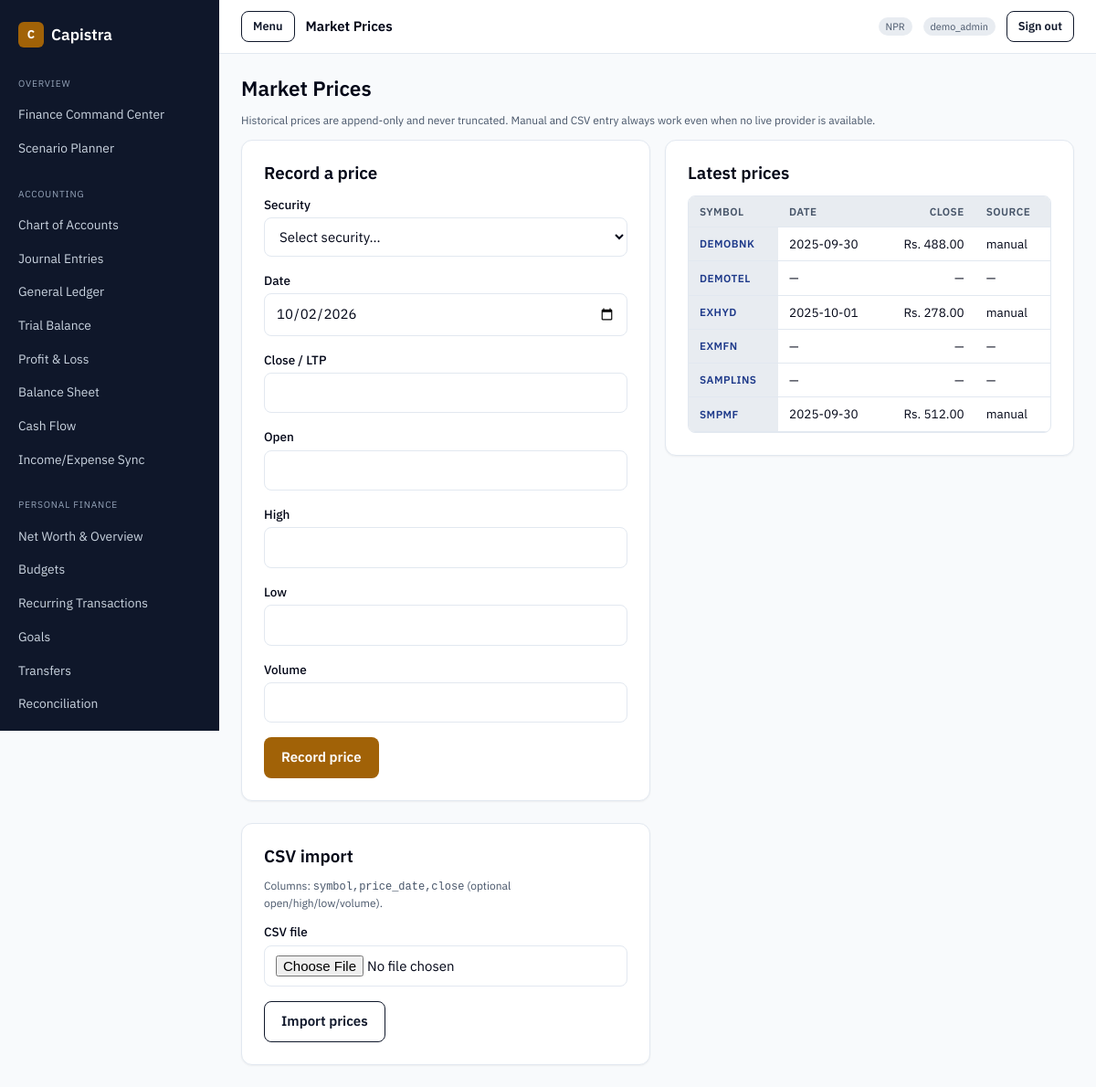
The app's page /admin/investment/prices.php (signed in) with its own data.
### tables this page shows
CREATE TABLE `securities` (
  `id` int(11) NOT NULL AUTO_INCREMENT,
  `exchange_id` int(11) NOT NULL,
  `sector_id` int(11) DEFAULT NULL,
  `symbol` varchar(30) NOT NULL,
  `company_name` varchar(255) NOT NULL,
  `security_type` enum('equity','mutual_fund','debenture','preference','other') NOT NULL DEFAULT 'equity',
  `face_value` decimal(12,2) DEFAULT NULL,
  `listing_status` enum('unverified','listed','suspended','delisted') NOT NULL DEFAULT 'unverified',
  `listing_date` date DEFAULT NULL,
  `delisted_date` date DEFAULT NULL,
  `market_data_symbol` varchar(30) DEFAULT NULL,
  `notes` text DEFAULT NULL,
  `is_active` tinyint(1) NOT NULL DEFAULT 1,
  `created_at` timestamp NOT NULL DEFAULT current_timestamp(),
  `updated_at` timestamp NOT NULL DEFAULT current_timestamp() ON UPDATE current_timestamp(),
  PRIMARY KEY (`id`),
  UNIQUE KEY `uq_security_symbol` (`exchange_id`, `symbol`),
  KEY `idx_security_sector` (`sector_id`),
  KEY `idx_security_status` (`listing_status`),
  CONSTRAINT `fk_security_exchange` FOREIGN KEY (`exchange_id`)
    REFERENCES `market_exchanges` (`id`) ON DELETE CASCADE,
  CONSTRAINT `fk_security_sector` FOREIGN KEY (`sector_id`)
    REFERENCES `market_sectors` (`id`) ON DELETE SET NULL
);

CREATE TABLE `security_prices` (
  `id` int(11) NOT NULL AUTO_INCREMENT,
  `security_id` int(11) NOT NULL,
  `price_date` date NOT NULL,
  `open` decimal(12,2) DEFAULT NULL,
  `high` decimal(12,2) DEFAULT NULL,
  `low` decimal(12,2) DEFAULT NULL,
  `close` decimal(12,2) NOT NULL,
  `volume` bigint(20) DEFAULT NULL,
  `source` varchar(40) NOT NULL DEFAULT 'manual',
  `fetched_at` datetime NOT NULL,
  PRIMARY KEY (`id`),
  UNIQUE KEY `uq_security_price` (`security_id`, `price_date`, `source`),
  KEY `idx_security_price_date` (`price_date`),
  CONSTRAINT `fk_security_price_security` FOREIGN KEY (`security_id`)
    REFERENCES `securities` (`id`) ON DELETE CASCADE
);

### accounting/lib/auth.php (called while the page is built, shortened)
<?php
require_once dirname(__DIR__, 2) . '/config/app.php';
if (!function_exists('e')) {
    function e(?string $value): string
    {
        return htmlspecialchars((string) $value, ENT_QUOTES, 'UTF-8');
    }
}

### lib/nepse.php (called while the page is built, shortened)
<?php
require_once dirname(__DIR__) . '/config/settings.php';
if (!function_exists('capistra_securities')) {
    function capistra_securities(array $filter = []): array
    {
        $sql = 'SELECT s.*, e.code AS exchange_code, e.name AS exchange_name,
                       sec.name AS sector_name, sec.slug AS sector_slug
                FROM securities s
                JOIN market_exchanges e ON e.id = s.exchange_id
                LEFT JOIN market_sectors sec ON sec.id = s.sector_id';
        $where = [];
        $params = [];
        if (!empty($filter['active_only'])) {
            $where[] = 's.is_active = 1';
        }
        if ($where !== []) {
            $sql .= ' WHERE ' . implode(' AND ', $where);
        }
        $sql .= ' ORDER BY s.symbol';
        $stmt = capistra_pdo()->prepare($sql);
        $stmt->execute($params);
        return $stmt->fetchAll();
    }
}
if (!function_exists('capistra_latest_price')) {
    function capistra_latest_price(int $securityId, ?string $asOf = null): ?array
    {
        $sql = 'SELECT * FROM security_prices WHERE security_id = :sid';
        $params = [':sid' => $securityId];
        $sql .= ' ORDER BY price_date DESC, id DESC LIMIT 1';
        $stmt = capistra_pdo()->prepare($sql);
        $stmt->execute($params);
        $row = $stmt->fetch();
        return $row ?: null;
    }
}

### config/app.php (called while the page is built, shortened)
<?php
if (!function_exists('capistra_pdo')) {
    function capistra_pdo(): PDO
    {
        static $pdo = null;
        if ($pdo instanceof PDO) {
            return $pdo;
        }
        $dsn = sprintf('mysql:host=%s;port=%s;dbname=%s;charset=%s', DB_HOST, DB_PORT, DB_NAME, DB_CHARSET);
        $pdo = new PDO($dsn, DB_USER, DB_PASSWORD, [
            PDO::ATTR_ERRMODE            => PDO::ERRMODE_EXCEPTION,
            PDO::ATTR_DEFAULT_FETCH_MODE => PDO::FETCH_ASSOC,
            PDO::ATTR_EMULATE_PREPARES   => false,
        ]);
        return $pdo;
    }
}

### config/settings.php (called while the page is built, shortened)
<?php
require_once __DIR__ . '/app.php';
if (!function_exists('capistra_setting_defaults')) {
    function capistra_setting_defaults(): array
    {
        return [
            'display_name'            => APP_NAME,
            'company_name'            => APP_NAME,
            'company_address'         => '',
            'company_tax_id'          => '',
            'financial_profile_mode'  => 'personal',
            'base_currency'           => APP_BASE_CURRENCY,
            'currency_symbol_style'   => 'prefix',
            'number_grouping'         => 'international',
            'decimal_precision'       => '2',
            'timezone'                => 'Asia/Kathmandu',
            'date_format'             => 'Y-m-d',
            'date_display_mode'       => 'AD',
            'fiscal_year_start'       => '07-01',
            'default_reporting_period'=> 'fiscal_year',
            'dashboard_landing'       => 'accounting/index.php',
            'theme'                   => 'light',
            'density'                 => 'comfortable',
            'low_cash_threshold'      => '0',
            'portfolio_concentration_limit' => '35',
            'nepse_country'           => 'Nepal',
            'nepse_currency'          => 'NPR',
            'market_data_source'      => 'manual',
        ];
    }
}
if (!function_exists('capistra_settings')) {
    function capistra_settings(bool $refresh = false): array
    {
        static $cache = null;
        if ($cache !== null && !$refresh) {
            return $cache;
        }
        $cache = capistra_setting_defaults();
        try {
            $pdo = capistra_pdo();
            $rows = $pdo->query('SELECT setting_key, setting_value FROM app_settings')->fetchAll();
            foreach ($rows as $row) {
                $key = (string) $row['setting_key'];
                $cache[$key] = (string) ($row['setting_value'] ?? '');
            }
        } catch (Throwable $e) {
            error_log('capistra_settings: ' . $e->getMessage());
        }
        return $cache;
    }
}
if (!function_exists('capistra_setting')) {
    function capistra_setting(string $key, ?string $default = null): ?string
    {
        $all = capistra_settings();
        if (array_key_exists($key, $all) && $all[$key] !== '') {
            return $all[$key];
        }
        return $default ?? ($all[$key] ?? null);
    }
}
if (!function_exists('capistra_setting_int')) {
    function capistra_setting_int(string $key, int $default = 0): int
    {
        $value = capistra_setting($key, (string) $default);
        return is_numeric($value) ? (int) $value : $default;
    }
}
if (!function_exists('capistra_base_currency')) {
    function capistra_base_currency(): string
    {
        $value = capistra_setting('base_currency', null);
        return strtoupper(trim($value));
    }
}
if (!function_exists('capistra_currency_symbol')) {
    function capistra_currency_symbol(string $code): string
    {
        return match (strtoupper($code)) {
            'NPR'   => 'Rs.',
            'USD'   => '$',
            'EUR'   => '€',
            'GBP'   => '£',
            'INR'   => '₹',
            'AUD'   => 'A$',
            'CAD'   => 'C$',
            'JPY'   => '¥',
            'CNY'   => '¥',
            default => strtoupper($code),
        };
    }
}
if (!function_exists('capistra_money')) {
    function capistra_money(float|int|string $amount, ?string $code = null): string
    {
        $code     = strtoupper($code ?? capistra_base_currency());
        $decimals = max(0, min(4, capistra_setting_int('decimal_precision', 2)));
        $grouping = (string) capistra_setting('number_grouping', 'international');
        if ($grouping === 'south_asian') {
            $formatted = capistra_format_south_asian((float) $amount, $decimals);
        } else {
            $formatted = number_format((float) $amount, $decimals, '.', ',');
        }
        $symbol = capistra_currency_symbol($code);
        return $symbol . ' ' . $formatted;
    }
}

### config/features.php (called while the page is built, shortened)
<?php
require_once __DIR__ . '/settings.php';
if (!function_exists('capistra_profile_mode')) {
    function capistra_profile_mode(): string
    {
        $mode = strtolower((string) capistra_setting('financial_profile_mode', 'personal'));
        return in_array($mode, ['personal', 'business', 'hybrid'], true) ? $mode : 'personal';
    }
}
if (!function_exists('capistra_feature_default')) {
    function capistra_feature_default(string $key): bool
    {
        $registry = capistra_feature_registry();
        $def = $registry[$key];
        return match (capistra_profile_mode()) {
            'business' => (bool) $def['business'],
            'hybrid'   => (bool) ($def['personal'] || $def['business']),
            default    => (bool) $def['personal'],
        };
    }
}
if (!function_exists('capistra_feature_enabled')) {
    function capistra_feature_enabled(string $key): bool
    {
        $stored = capistra_setting('enable_' . $key, null);
        return capistra_feature_default($key);
    }
}
if (!function_exists('capistra_guard_module')) {
    function capistra_guard_module(string $key): void
    {
        if (capistra_feature_enabled($key)) {
            return;
        }
        exit;
    }
}

### admin/investment/prices.php (the view, shortened to what this page needs)
<?php
capistra_guard_module('market_data');
$securities = capistra_securities(['active_only' => true]);
$latest = [];
foreach (array_slice($securities, 0, 50) as $s) {
    $latest[(int) $s['id']] = capistra_latest_price((int) $s['id']);
}
?>
<h1>Market Prices</h1>
<p class="hint">Historical prices are append-only and never truncated. Manual and CSV entry always work even when no live provider is available.</p>
<div class="grid grid--2">
  <div>
    <div class="card">
      <h2>Record a price</h2>
      <form method="post" action="prices.php">
        <div class="form-row"><label for="security_id">Security</label>
          <select id="security_id" name="security_id" required><option value="">Select security…</option>
          </select></div>
        <div class="form-row"><label for="price_date">Date</label><input id="price_date" name="price_date" type="date" value="<?= e(date('Y-m-d')) ?>" required></div>
        <div class="form-row"><label for="close">Close / LTP</label><input id="close" name="close" type="number" step="0.01" required></div>
        <div class="form-row"><label for="open">Open</label><input id="open" name="open" type="number" step="0.01"></div>
        <div class="form-row"><label for="high">High</label><input id="high" name="high" type="number" step="0.01"></div>
        <div class="form-row"><label for="low">Low</label><input id="low" name="low" type="number" step="0.01"></div>
        <div class="form-row"><label for="volume">Volume</label><input id="volume" name="volume" type="number"></div>
        <button class="btn btn--primary" type="submit">Record price</button>
      </form>
    </div>
    <div class="card" style="margin-top:var(--space-2xl)">
      <h2>CSV import</h2>
      <p class="hint">Columns: <code>symbol,price_date,close</code> (optional open/high/low/volume).</p>
      <form method="post" enctype="multipart/form-data" action="prices.php">
        <div class="form-row"><label for="csv">CSV file</label><input id="csv" type="file" name="csv" accept=".csv,text/csv" required></div>
        <button class="btn btn--secondary" type="submit">Import prices</button>
      </form>
    </div>
  </div>
  <div>
    <div class="card">
      <h2>Latest prices</h2>
      <div class="table-wrap" style="max-height:420px;overflow:auto">
        <table class="data">
          <thead><tr><th scope="col">Symbol</th><th scope="col">Date</th><th scope="col" class="num">Close</th><th scope="col">Source</th></tr></thead>
          <tbody>
          <?php foreach ($securities as $s): $row = $latest[(int) $s['id']] ?? null; ?>
            <tr><th scope="row"><a href="prices.php?security_id=<?= (int) $s['id'] ?>"><?= e((string) $s['symbol']) ?></a></th>
              <td><?= $row ? e((string) $row['price_date']) : '—' ?></td>
              <td class="num"><?= $row ? e(capistra_money((float) $row['close'])) : '—' ?></td>
              <td><?= $row ? e((string) $row['source']) : '—' ?></td></tr>
          <?php endforeach; ?>
          </tbody>
        </table>
      </div>
    </div>
  </div>
</div>

### assets/css/capistra.css (style rules this page uses)
:root { --color-primary: #0f172a; --color-on-primary: #ffffff; --color-secondary: #1e3a8a; --color-accent: #a16207; --color-on-accent: #ffffff; --color-background: #f8fafc; --color-foreground: #020617; --color-card: #ffffff; --color-muted: #e8ecf1; --color-muted-foreground: #475569; --color-border: #e2e8f0; --color-destructive: #dc2626; --color-on-destructive: #ffffff; --color-ring: #0f172a; --color-positive: #047857; --color-negative: #b91c1c; --space-xs: 2px; --space-sm: 4px; --space-md: 8px; --space-lg: 12px; --space-xl: 16px; --space-2xl: 24px; --space-3xl: 32px; --radius-sm: 6px; --radius-md: 8px; --radius-lg: 12px; --shadow-sm: 0 1px 2px rgba(0, 0, 0, 0.05); --shadow-md: 0 4px 6px rgba(0, 0, 0, 0.08); --shadow-lg: 0 10px 15px rgba(0, 0, 0, 0.10); --motion-fast: 150ms; --motion-base: 200ms; }
* { box-sizing: border-box; }
html, body { margin: 0; padding: 0; background: var(--color-background); color: var(--color-foreground); font-family: "IBM Plex Sans", -apple-system, BlinkMacSystemFont, "Segoe UI", Roboto, Arial, sans-serif; font-size: 15px; line-height: 1.5; -webkit-font-smoothing: antialiased; }
a { color: var(--color-secondary); text-decoration: none; }
h1, h2, h3, h4 { margin: 0 0 var(--space-lg); font-weight: 600; line-height: 1.25; }
h1 { font-size: 1.5rem; }
h2 { font-size: 1.25rem; }
.grid { display: grid; gap: var(--space-xl); }
.grid--2 { grid-template-columns: repeat(auto-fit, minmax(320px, 1fr)); }
.card { background: var(--color-card); border: 1px solid var(--color-border); border-radius: var(--radius-lg); padding: var(--space-2xl); box-shadow: var(--shadow-sm); }
.table-wrap { overflow-x: auto; border: 1px solid var(--color-border); border-radius: var(--radius-md); background: var(--color-card); }
table.data { width: 100%; border-collapse: collapse; font-size: 0.9rem; }
table.data th, table.data td { text-align: left; padding: var(--space-md) var(--space-lg); border-bottom: 1px solid var(--color-border); }
table.data th { background: var(--color-muted); font-weight: 600; font-size: 0.78rem; text-transform: uppercase; letter-spacing: 0.04em; color: var(--color-muted-foreground); }
table.data td.num, table.data th.num { text-align: right; font-variant-numeric: tabular-nums; }
.form-row { margin-bottom: var(--space-xl); }
label { display: block; font-weight: 500; margin-bottom: var(--space-sm); font-size: 0.9rem; }
input, select, textarea { width: 100%; padding: 10px 12px; border: 1px solid var(--color-border); border-radius: var(--radius-md); font: inherit; background: #fff; color: var(--color-foreground); transition: border-color var(--motion-base) ease, box-shadow var(--motion-base) ease; }
.hint { font-size: 0.8rem; color: var(--color-muted-foreground); margin-top: var(--space-sm); }
.btn { display: inline-flex; align-items: center; justify-content: center; gap: var(--space-md); min-height: 40px; padding: 10px 18px; border-radius: var(--radius-md); border: 1px solid transparent; font: inherit; font-weight: 600; cursor: pointer; transition: background var(--motion-base) ease, opacity var(--motion-base) ease; }
.btn--primary { background: var(--color-accent); color: var(--color-on-accent); }
.btn--secondary { background: transparent; color: var(--color-primary); border-color: var(--color-primary); }

### records on screen
securities: symbol "DEMOBNK", id.price_date "2025-09-30", id.close "Rs. 488.00", id.source "manual"
securities: symbol "DEMOTEL"
securities: symbol "EXHYD", id.price_date "2025-10-01", id.close "Rs. 278.00", id.source "manual"
securities: symbol "EXMFN"
securities: symbol "SAMPLINS"
securities: symbol "SMPMF", id.price_date "2025-09-30", id.close "Rs. 512.00", id.source "manual"

### other values on screen
capistra_setting('display_name', APP_NAME) "Capistra"
$group "OVERVIEW"
$label "Finance Command Center"
$label "Scenario Planner"
$group "ACCOUNTING"
$label "Chart of Accounts"
$label "Journal Entries"
$label "General Ledger"
$label "Trial Balance"
$label "Profit & Loss"
$label "Balance Sheet"
$label "Cash Flow"
$label "Income/Expense Sync"
$group "PERSONAL FINANCE"
$label "Net Worth & Overview"
